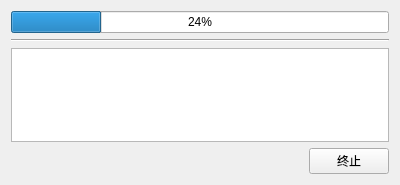
<?xml version="1.0" encoding="UTF-8"?>
<ui version="4.0">
 <class>Form</class>
 <widget class="QWidget" name="Form">
  <property name="geometry">
   <rect>
    <x>0</x>
    <y>0</y>
    <width>400</width>
    <height>185</height>
   </rect>
  </property>
  <property name="windowTitle">
   <string>正在提取特征</string>
  </property>
  <layout class="QVBoxLayout" name="verticalLayout">
   <item>
    <widget class="QProgressBar" name="progressBar">
     <property name="value">
      <number>24</number>
     </property>
    </widget>
   </item>
   <item>
    <widget class="Line" name="line">
     <property name="orientation">
      <enum>Qt::Horizontal</enum>
     </property>
    </widget>
   </item>
   <item>
    <widget class="QTextBrowser" name="textBrowser"/>
   </item>
   <item>
    <layout class="QHBoxLayout" name="horizontalLayout">
     <item>
      <spacer name="horizontalSpacer">
       <property name="orientation">
        <enum>Qt::Horizontal</enum>
       </property>
       <property name="sizeHint" stdset="0">
        <size>
         <width>40</width>
         <height>20</height>
        </size>
       </property>
      </spacer>
     </item>
     <item>
      <widget class="QPushButton" name="pushButton">
       <property name="sizePolicy">
        <sizepolicy hsizetype="Fixed" vsizetype="Fixed">
         <horstretch>0</horstretch>
         <verstretch>0</verstretch>
        </sizepolicy>
       </property>
       <property name="text">
        <string>终止</string>
       </property>
      </widget>
     </item>
    </layout>
   </item>
  </layout>
 </widget>
 <resources/>
 <connections/>
</ui>
